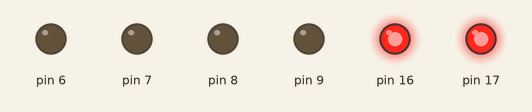
This sketch was run on a simulated Arduino Mega 2560, built with avr-gcc and run on an emulated ATmega2560. On the bench: output pins drawn as LEDs (lit = HIGH).

Above: at 0.1 s.
Timing chart, 0 to 1.6 s (numbered marks = the images above):
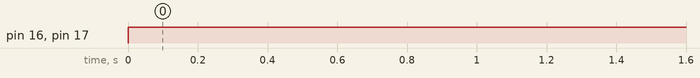

Measured:
- by itself, pin 16, pin 17: LOW → HIGH at 0.00 s

The sketch:

sketch.ino
```cpp
void setup() {
  // put your setup code here, to run once:
  volatile char *ddr_h=(char*)0x101;
  *ddr_h=0xff;
}

void loop() {
  // put your main code here, to run repeatedly:
  volatile char *port_h=(char*)0x102;
  *port_h=3;
}
```
